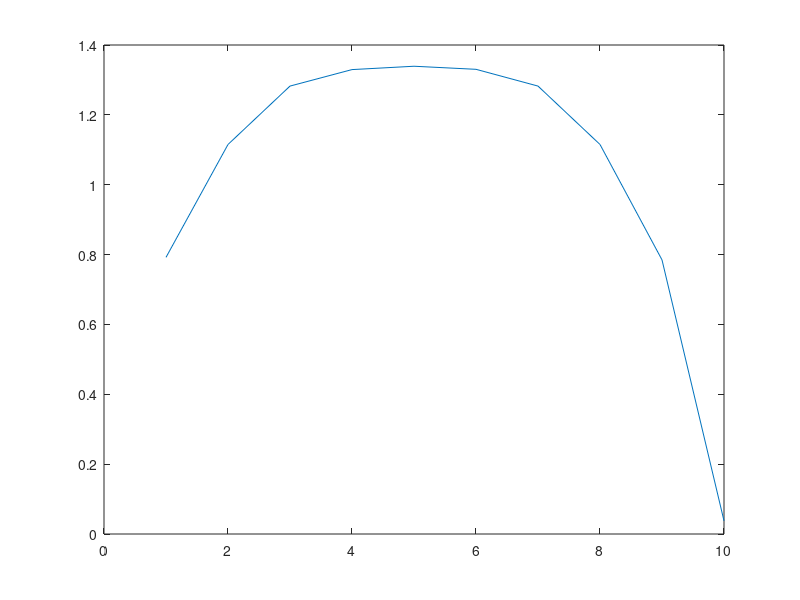
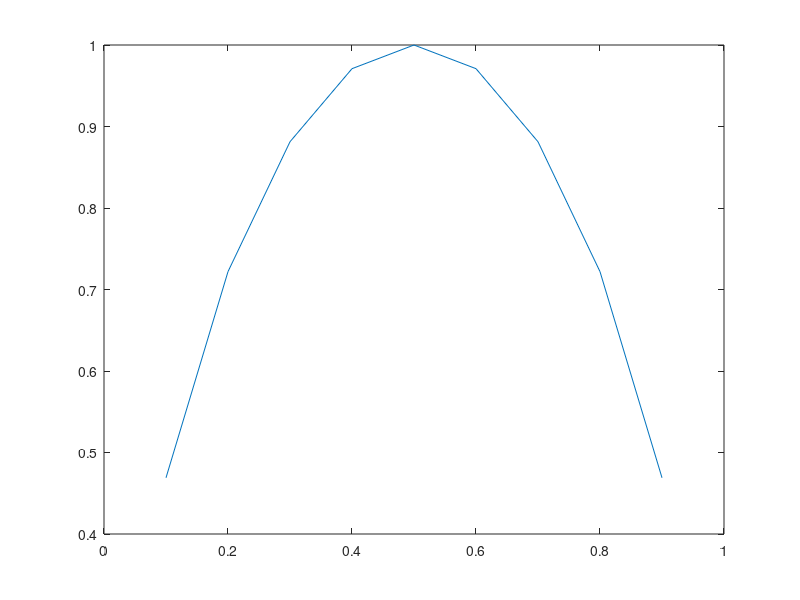

Recreate these plots in MATLAB, in order.
clear all
p=0.1;
for i=1:10000
    u=rand;
    if u<0.6
        m(i)=0;
    else m(i)=1;
    end
end
dlmwrite('file.txt',m,'delimiter','')
gzip('file.txt')
result=[990 1394 1603 1662 1674 1663 1603 1394 981 47]*8/10000;
figure(1),plot(1:10,result)

i=0;
for p=0.1:0.1:1
    i=i+1;
    entropy(i)=-p*log2(p)-(1-p)*log2(1-p);
end
figure(2),plot(0.1:0.1:1,entropy)